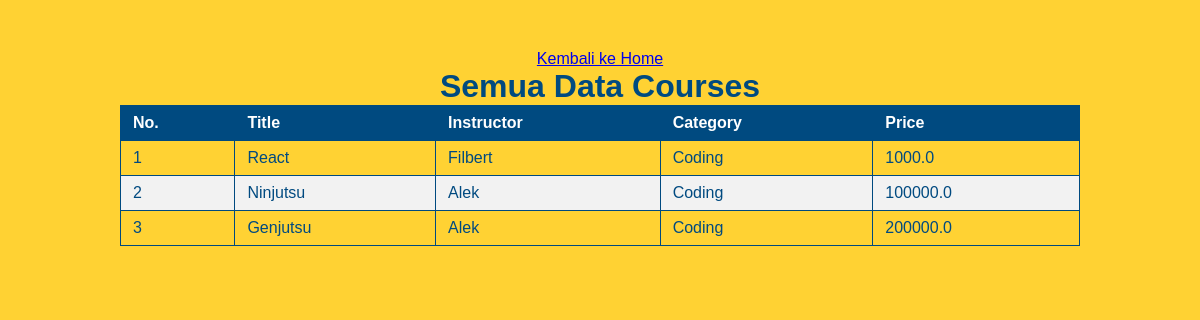
/display_all_courses, run on the app's committed database.
### Stupla.py (models this page shows)
class Courses(db.Model):
    course_id = db.Column(db.Integer, primary_key=True)
    title= db.Column(db.String(255), nullable=False)
    instructor = db.Column(db.String(255), nullable=False)
    category = db.Column(db.String(255), nullable=False)
    price = db.Column(db.Float, nullable=False)
    enrollment = relationship('Enrollments', back_populates='course',cascade='all, delete-orphan')

### Stupla.py (the view)
@app.route('/display_all_courses', methods=['GET'])
@swag_from('swagger_docs/get_all_data_courses.yaml')
def get_all_courses():
    courses_list = []
    try:
        all_courses = Courses.query.all()
        for course in all_courses:
            course_data={
                'course_id': course.course_id,
                'instructor': course.instructor,
                'title': course.title,
                'category': course.category,
                'price': course.price
            }
            courses_list.append(course_data)
    except Exception as e:
        return render_template('error.html', pesan='Terjadi kesalahan saat mengambil data')
    finally:
        if courses_list:
            return render_template('displayallcourses.html', courses_list=courses_list)
        else:
            return render_template('error.html', pesan="Tidak ada data"
                                   "course yang dapat ditampilkan."), 404

### templates/displayallcourses.html (shortened to what this page needs)
<!DOCTYPE html>
<html lang="en">
    <head>
        <link rel="stylesheet" href="{{url_for('static', filename='style.css')}}">
    </head>
    <body>
        <a href="/" class="home-button=display">Kembali ke Home</a>
        <h1> Semua Data Courses</h1>
        <table>
            <thead>
                <tr>
                    <th>No.</th>
                    <th>Title</th>
                    <th>Instructor</th>
                    <th>Category</th>
                    <th>Price</th>
                </tr>
            </thead>
            <tbody>
                {% for course in courses_list %}
                <tr>
                    <td>{{loop.index}}</td>
                    <td>{{course.title}}</td>
                    <td>{{course.instructor}}</td>
                    <td>{{course.category}}</td>
                    <td>{{course.price}}</td>
                </tr>
                {% endfor %}
            </tbody>
        </table>
    </body>
</html>

### static/style.css (style rules this page uses)
body { font-family: Arial, sans-serif; background-color: #cce7ff; color: #004a80; text-align: center; padding-top: 50px; }
table { width: 80%; margin-left: auto; margin-right: auto; border-collapse: collapse; }
th, td { border: 1px solid #004a80; padding: 8px 12px; text-align: left; }
th { background-color: #004a80; color: white; }
tr:nth-child(even) { background-color: #f2f2f2; }
body { font-family: Arial, sans-serif; background-color: #f7f7f9; color: #004a80; text-align: center; padding-top: 50px; }
* { margin: 0; padding: 0; box-sizing: border-box; }
body { font-family: Arial, sans-serif; background-color: #f0f0f0; }

### templates/displayallcourses.html (style rules this page uses)
body { background-color: #ffd233; }

### data on the page
Courses: title "React", instructor "Filbert", category "Coding", price "1000.0"
Courses: title "Ninjutsu", instructor "Alek", category "Coding", price "100000.0"
Courses: title "Genjutsu", instructor "Alek", category "Coding", price "200000.0"
